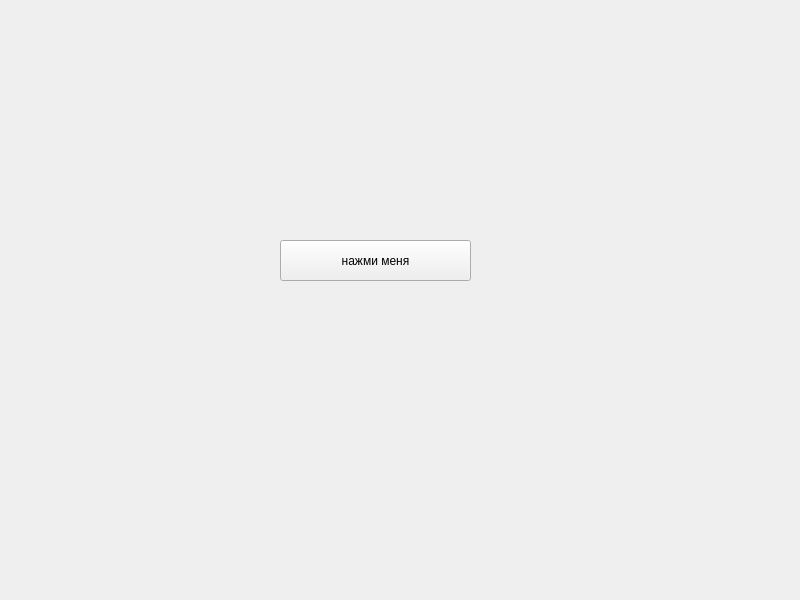
<?xml version="1.0" encoding="UTF-8"?>
<ui version="4.0">
 <class>MainWindow</class>
 <widget class="QMainWindow" name="MainWindow">
  <property name="geometry">
   <rect>
    <x>0</x>
    <y>0</y>
    <width>800</width>
    <height>600</height>
   </rect>
  </property>
  <property name="windowTitle">
   <string>MainWindow</string>
  </property>
  <widget class="QWidget" name="centralwidget">
   <widget class="QPushButton" name="pushButton">
    <property name="geometry">
     <rect>
      <x>280</x>
      <y>240</y>
      <width>191</width>
      <height>41</height>
     </rect>
    </property>
    <property name="text">
     <string>нажми меня</string>
    </property>
   </widget>
  </widget>
 </widget>
 <resources/>
 <connections/>
</ui>
